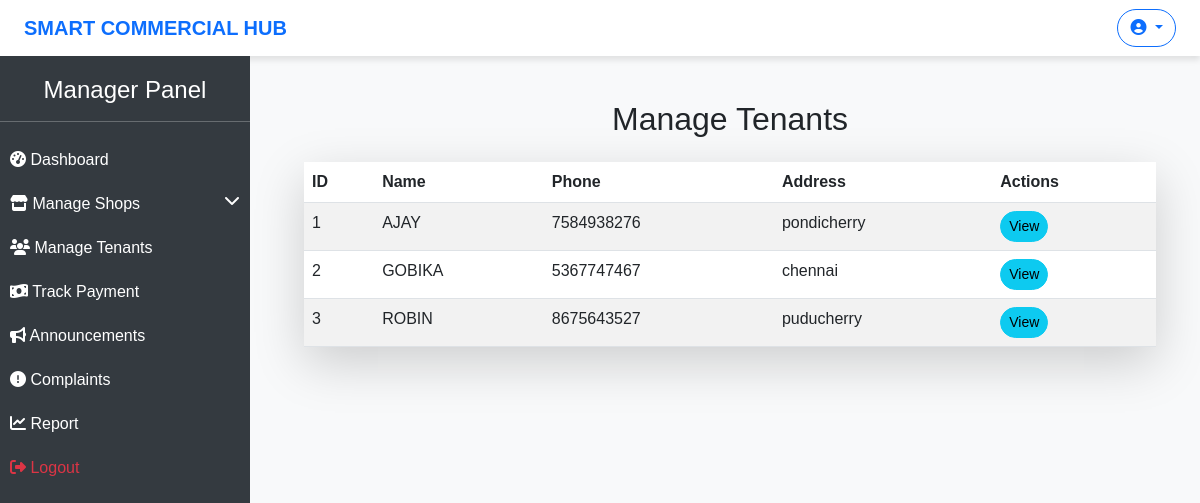
/manage-tenants/, run on an earlier commit of the app's database.
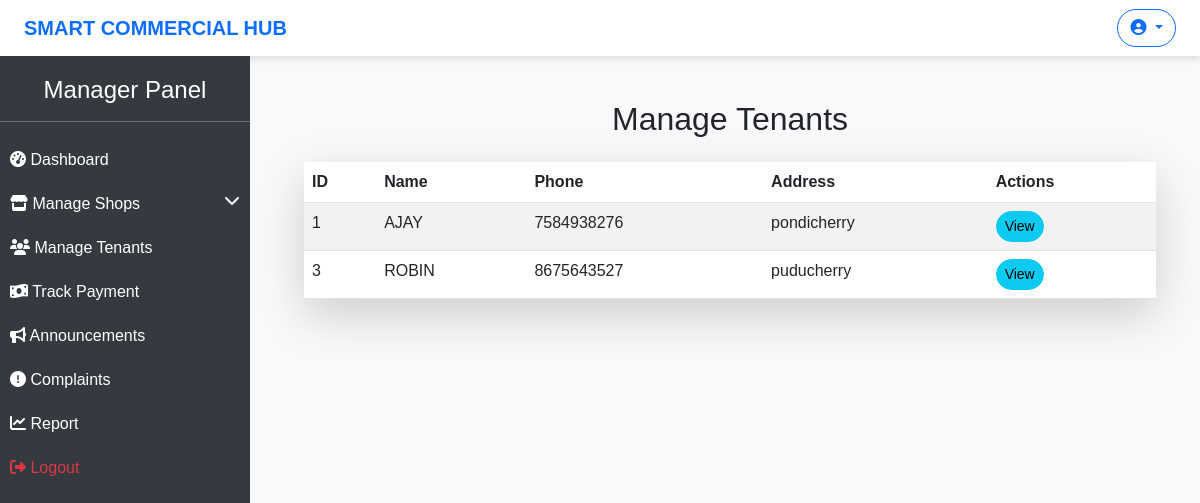
And on a later commit of the database.
### hub/models.py (models this page shows, shortened)
class Tenant(models.Model):
    id = models.AutoField(primary_key=True)
    tenant = models.OneToOneField(User, on_delete=models.CASCADE)
    phone = models.CharField(max_length=12)
    address = models.CharField(max_length=255)
    id_proof = models.FileField(upload_to='id_proof/',null=True,blank=True)
    image = models.ImageField(upload_to='tenant_images/', null=True, blank=True)
    created_at = models.DateTimeField(auto_now_add=True)
    updated_at = models.DateTimeField(auto_now=True)

### hub/views.py (the view)
# urls.py: path("manage-tenants/", manage_tenants, name="manage_tenants"),
def manage_tenants(request):
    tenants = Tenant.objects.all()
    return render(request, "manager/manage_tenants.html", {"tenants": tenants})

### templates/manager/manage_tenants.html
{% extends "manager/base.html" %}
{% block content %}
<div class="container">
    <h2 class="text-center my-4">Manage Tenants</h2>
    <table class="table table-striped table-hover shadow-lg">
        <thead class="bg-primary text-white">
            <tr>
                <th>ID</th>
                <th>Name</th>
                <th>Phone</th>
                <th>Address</th>
                <th>Actions</th>
            </tr>
        </thead>
        <tbody>
            {% for tenant in tenants %}
            <tr>
                <td>{{ tenant.id }}</td>
                <td>{{ tenant.tenant.get_full_name|upper }}</td>
                <td>{{ tenant.phone }}</td>
                <td>{{ tenant.address }}</td>
                <td>
                    <a href="{% url 'tenant_details' tenant.id %}" class="btn btn-sm btn-info">View</a>
                </td>
            </tr>
            {% empty %}
            <tr>
                <td colspan="5" class="text-center text-muted">No tenants found.</td>
            </tr>
            {% endfor %}
        </tbody>
    </table>
</div>
{% endblock %}

What changed in the data, as far as the page shows it:
removed Tenant: id "2", tenant.get_full_name "GOBIKA", phone "5367747467", address "chennai"
